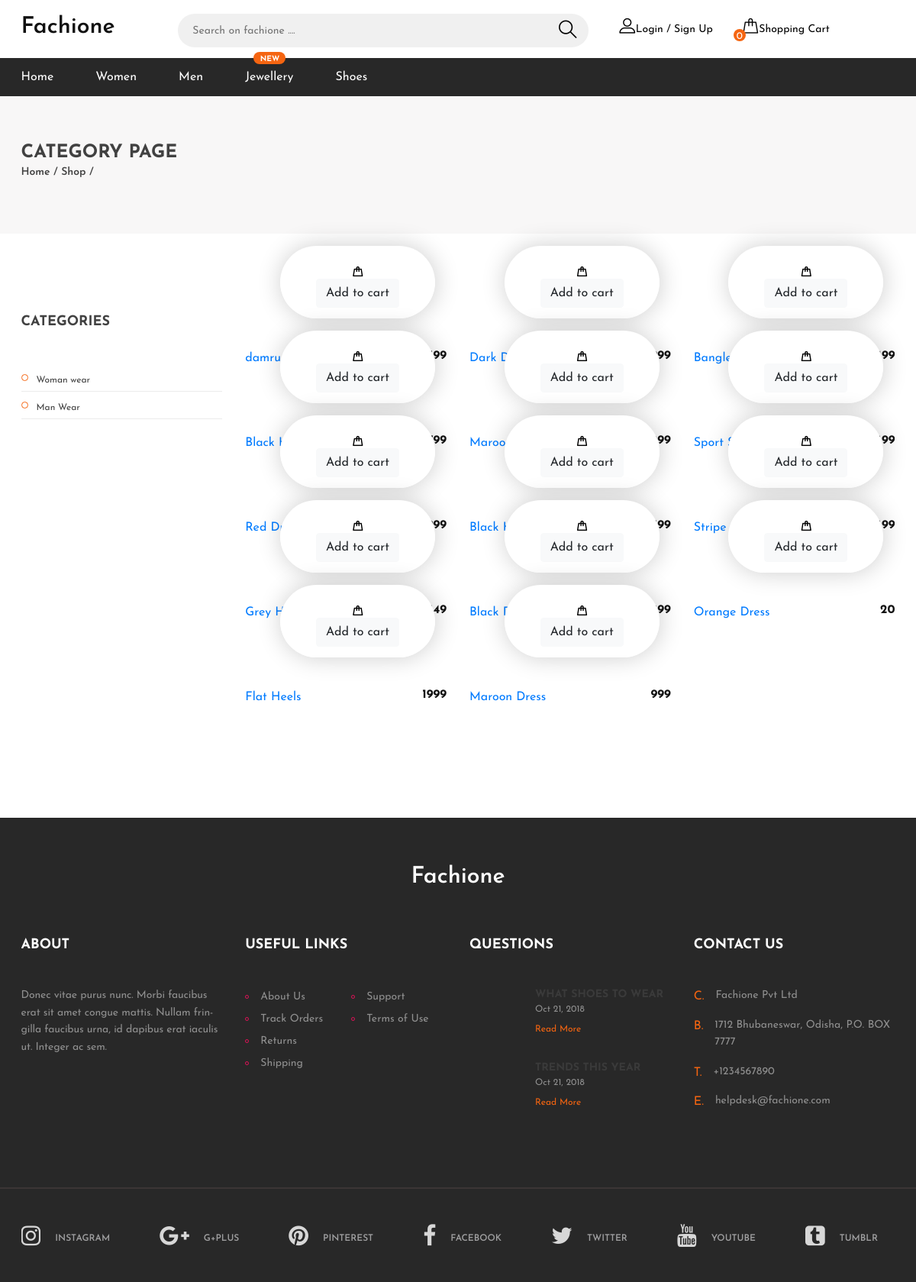
Screenshot of /category.php?category=all&gender=women with the database file from the repository.
### tables this page shows
CREATE TABLE `product` (
  `id` int(11) NOT NULL,
  `category` varchar(255) NOT NULL,
  `gender` text NOT NULL,
  `pname` varchar(255) DEFAULT NULL,
  `image` varchar(255) DEFAULT NULL,
  `quantity` int(5) DEFAULT NULL,
  `price` double DEFAULT NULL,
  `added` date NOT NULL
);

### php/categorise.php (the view)
<?php
    require_once ("connectDB.php");
    $catList = '<div class="col-lg-9  order-1 order-lg-2 mb-5 mb-lg-0">
    <div class="row">';
    if(!empty($_GET['category']) && !empty($_GET['gender'])) {
        $category = $_GET['category'];
        $gender = $_GET['gender'];
        if($gender == 'all') {
            $result = mysqli_query($link,"select * from product where category='".$category."' order by added DESC");
        } else if($gender == 'women') {
            if($category == 'all') {
            $result = mysqli_query($link,"select * from product where gender='".$gender."' order by added DESC");
            } else {
                $result = mysqli_query($link,"select * from product where gender='".$gender."' and category='".$category."' order by added DESC");
            }
        } else if($gender == 'men') {
            if($category == 'all') {
            $result = mysqli_query($link,"select * from product where gender='".$gender."' order by added DESC");
            } else {
                $result = mysqli_query($link,"select * from product where gender='".$gender."' and category='".$category."' order by added DESC");
            }
        }
    if(mysqli_num_rows($result)>0) {
        while($row = mysqli_fetch_array($result)) {
            $id = $row['id'];
            $pname = $row['pname'];
            $image = $row['image'];
            $price = $row['price'];
            $catList = $catList.'<div class="col-lg-4 col-sm-6">
                                    <div class="product-item">
                                        <div class="pi-pic">
                                        <img src="'.$image.'1.jpg" alt="">
                                        <div class="pi-links">
                                            <a href="#" ><form class="site-btn sb-white" id="form1" name="form1" method="post" action="cart.php">
                                            <input type="hidden" name="pid" id="pid" value="'.$id.'" /><i class="flaticon-bag"></i>
                                            <input type="submit" name="button" class="btn btn-light" value="Add to cart" />
                                            </form></a>
                                        </div>
                                    </div>
                                    <div class="pi-text">
                                        <h6>'.$price.'</h6>
                                        <a href="product.php/?id='.$id.'">'.$pname.' </a>
                                    </div>
                                </div>
                            </div>';
        }
        $catList .= '</div></div>';
    } else {
        $catList = '<div class="col-lg-9  order-1 order-lg-2 mb-5 mb-lg-0">No product available</div>';
    }
    }
?>

### category.php (shortened to what this page needs)
<!DOCTYPE html>
<html lang="zxx">
<head>
	<link rel="stylesheet" href="css/bootstrap.min.css" />
	<link rel="stylesheet" href="css/font-awesome.min.css" />
	<link rel="stylesheet" href="css/flaticon.css" />
	<link rel="stylesheet" href="css/slicknav.min.css" />
	<link rel="stylesheet" href="css/jquery-ui.min.css" />
	<link rel="stylesheet" href="css/owl.carousel.min.css" />
	<link rel="stylesheet" href="css/animate.css" />
	<link rel="stylesheet" href="css/style.css" />
	<link rel="stylesheet" href="https://code.jquery.com/ui/1.10.3/themes/smoothness/jquery-ui.css" />
</head>
<body>
	<?php require_once("php/header.php"); ?>
	<?php require_once("php/categorise.php"); ?>
	<div class="page-top-info">
		<div class="container">
			<h4>Category Page</h4>
			<div class="site-pagination">
				<a href="">Home</a> /
				<a href="">Shop</a> /
			</div>
		</div>
	</div>
	<section class="category-section spad">
		<div class="container">
			<div class="row">
				<div class="col-lg-3 order-2 order-lg-1">
					<div class="filter-widget">
						<h2 class="fw-title">Categories</h2>
						<ul class="category-menu">
							<li><a href="category.php?category=all&gender=women">Woman wear</a>
							</li>
							<li><a href="category.php?category=all&gender=men">Man Wear</a>
							</li>
						</ul>
					</div>
				</div>
				<?php echo $catList; ?>
			</div>
		</div>
	</section>
	<?php require_once("php/footer.php"); ?>
</body>
</html>

### php/header.php
<?php
    $account = '';
    if(isset($_SESSION['name'])) {
        $account = '<ul class="main-menu"><li><a href="#">'.$_SESSION['name'].'</a>
        <ul class="sub-menu">
            <li><a href="#">Settings</a></li>
            <li><a href="#">Profile</a></li>
            <li><a href="./cart.php">My Cart</a></li>
            <li><a href="php/logout.php">Logout</a></li>
        </ul>
    </li></ul>';
    } else {
        $account = '<a href="login.php"><i class="flaticon-profile"></i>Login / Sign Up</a>';
    }
?>
<header class="header-section">
    <div class="header-top">
        <div class="container">
            <div class="row">
                <div class="col-lg-2 text-center text-lg-left">
                    <h3>Fachione</h3>
                </div>
                <div class="col-xl-6 col-lg-5">
                    <form class="header-search-form">
                        <input type="text" placeholder="Search on fachione ....">
                        <button><i class="flaticon-search"></i></button>
                    </form>
                </div>
                <div class="col-xl-4 col-lg-5">
                    <div class="user-panel">
                        <div class="up-item">
                            <?php echo $account; ?>
                        </div>
                        <div class="up-item">
                            <div class="shopping-card">
                                <span><?php if(!empty($_SESSION['cart-array']))
                                echo(count($_SESSION['cart-array']));
                                else echo 0; ?></span>
                            </div>
                            <a href="cart.php"><i class="flaticon-bag"></i>Shopping Cart</a>
                        </div>
                    </div>
                </div>
            </div>
        </div>
    </div>
    <nav class="main-navbar">
        <div class="container">
            <ul class="main-menu">
                <li><a href="index.php">Home</a></li>
                <li><a href="category.php?category=all&gender=women">Women</a></li>
                <li><a href="category.php?category=all&gender=men">Men</a></li>
                <li><a href="category.php?category=jewellery&gender=all">Jewellery
                        <span class="new">New</span>
                    </a></li>
                <li><a href="category.php?category=footwear&gender=all">Shoes</a>
                </li>
            </ul>
        </div>
    </nav>
</header>

### php/footer.php (shortened to what this page needs)
<section class="footer-section">
		<div class="container">
			<div class="footer-logo text-center">
				<h3 style="color:white;">Fachione</h3>
			</div>
			<div class="row">
				<div class="col-lg-3 col-sm-6">
					<div class="footer-widget about-widget">
						<h2>About</h2>
						<p>Donec vitae purus nunc. Morbi faucibus erat sit amet congue mattis. Nullam frin-gilla faucibus urna, id dapibus erat iaculis ut. Integer ac sem.</p>
					</div>
				</div>
				<div class="col-lg-3 col-sm-6">
					<div class="footer-widget about-widget">
						<h2>Useful Links</h2>
						<ul>
							<li><a href="">About Us</a></li>
							<li><a href="">Track Orders</a></li>
							<li><a href="">Returns</a></li>
							<li><a href="">Shipping</a></li>
						</ul>
						<ul>
							<li><a href="">Support</a></li>
							<li><a href="">Terms of Use</a></li>
						</ul>
					</div>
				</div>
				<div class="col-lg-3 col-sm-6">
					<div class="footer-widget about-widget">
						<h2>Questions</h2>
						<div class="fw-latest-post-widget">
							<div class="lp-item">
								<div class="lp-thumb set-bg" data-setbg="img/blog-thumbs/1.jpg"></div>
								<div class="lp-content">
									<h6>what shoes to wear</h6>
									<span>Oct 21, 2018</span>
									<a href="#" class="readmore">Read More</a>
								</div>
							</div>
							<div class="lp-item">
								<div class="lp-thumb set-bg" data-setbg="img/blog-thumbs/2.jpg"></div>
								<div class="lp-content">
									<h6>trends this year</h6>
									<span>Oct 21, 2018</span>
									<a href="#" class="readmore">Read More</a>
								</div>
							</div>
						</div>
					</div>
				</div>
				<div class="col-lg-3 col-sm-6">
					<div class="footer-widget contact-widget">
						<h2>Contact Us</h2>
						<div class="con-info">
							<span>C.</span>
							<p>Fachione Pvt Ltd </p>
						</div>
						<div class="con-info">
							<span>B.</span>
							<p>1712 Bhubaneswar, Odisha, P.O. BOX 7777 </p>
						</div>
						<div class="con-info">
							<span>T.</span>
							<p>+1234567890</p>
						</div>
						<div class="con-info">
							<span>E.</span>
							<p>helpdesk@fachione.com</p>
						</div>
					</div>
				</div>
			</div>
		</div>
		<div class="social-links-warp">
			<div class="container">
				<div class="social-links">
					<a href="" class="instagram"><i class="fa fa-instagram"></i><span>instagram</span></a>
					<a href="" class="google-plus"><i class="fa fa-google-plus"></i><span>g+plus</span></a>
					<a href="" class="pinterest"><i class="fa fa-pinterest"></i><span>pinterest</span></a>
					<a href="" class="facebook"><i class="fa fa-facebook"></i><span>facebook</span></a>
					<a href="" class="twitter"><i class="fa fa-twitter"></i><span>twitter</span></a>
					<a href="" class="youtube"><i class="fa fa-youtube"></i><span>youtube</span></a>
					<a href="" class="tumblr"><i class="fa fa-tumblr-square"></i><span>tumblr</span></a>
				</div>
			</div>
		</div>
	</section>

### rows the page displays
product: price "199", pname "damru…"
product: price "999", pname "Dark…"
product: price "499", pname "Bangles"
product: price "799", pname "Black Heels"
product: price "1299", pname "Maroon…"
product: pname "Sport Shoe"
product: price "1999", pname "Red Dress"
product: price "1199", pname "Black Heels"
product: pname "Stripe Shirt"
product: price "1449", pname "Grey Heels"
product: price "899", pname "Black Dress"
product: price "20", pname "Orange Dress"
product: price "1999", pname "Flat Heels"
product: price "999", pname "Maroon Dress"
